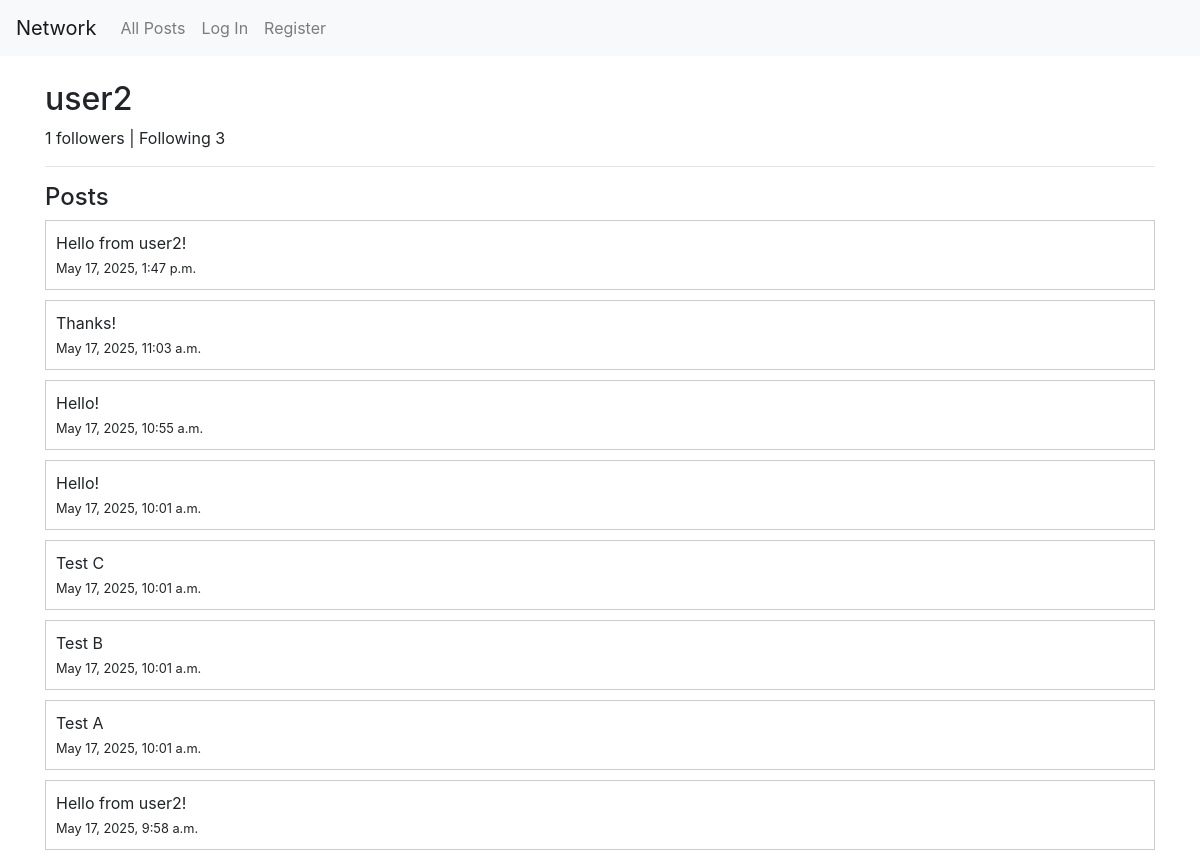
The page /user/user2 on the database its author committed.
### network/models.py (models this page shows, shortened)
class User(AbstractUser):
    pass

class Post(models.Model):
    user = models.ForeignKey(User, on_delete=models.CASCADE, related_name="posts")
    content = models.TextField(max_length=280)
    timestamp = models.DateTimeField(auto_now_add=True)

### network/views.py (the view)
# urls.py: path("user/<str:username>", views.profile, name="profile"),
def profile(request, username):
    try:
        user_profile = User.objects.get(username=username)
    except User.DoesNotExist:
        return render(request, "network/error.html", {
            "message": "User not found."
        })
    is_following = False
    if request.user.is_authenticated and request.user != user_profile:
        is_following = Follow.objects.filter(follower=request.user, following=user_profile).exists()
    followers_count = Follow.objects.filter(following=user_profile).count()
    following_count = Follow.objects.filter(follower=user_profile).count()
    posts = Post.objects.filter(user=user_profile).order_by("-timestamp")
    return render(request, "network/profile.html", {
        "profile_user": user_profile,
        "posts": posts,
        "followers_count": followers_count,
        "following_count": following_count,
        "is_following": is_following
    })

### network/templates/network/profile.html (shortened to what this page needs)
{% extends "network/layout.html" %}
{% block body %}
  <h2>{{ profile_user.username }}</h2>
  <p>{{ followers_count }} followers | Following {{ following_count }}</p>
  <hr>
  <h4>Posts</h4>
  {% for post in posts %}
    <div style="border: 1px solid #ccc; padding: 10px; margin-bottom: 10px;">
        {{ post.content }}<br>
        <small>{{ post.timestamp }}</small>
    </div>
  {% empty %}
    <p>No posts yet.</p>
  {% endfor %}
{% endblock %}

### rows shown on the page
User: username "user2"
Post: content "Hello from user2!", timestamp "May 17, 2025, 1:47 p.m."
Post: content "Thanks!", timestamp "May 17, 2025, 11:03 a.m."
Post: content "Hello!", timestamp "May 17, 2025, 10:55 a.m."
Post: content "Hello!", timestamp "May 17, 2025, 10:01 a.m."
Post: content "Test C", timestamp "May 17, 2025, 10:01 a.m."
Post: content "Test B", timestamp "May 17, 2025, 10:01 a.m."
Post: content "Test A", timestamp "May 17, 2025, 10:01 a.m."
Post: content "Hello from user2!", timestamp "May 17, 2025, 9:58 a.m."

### other values the page prints
{{ followers_count }} "1"
{{ following_count }} "3"
